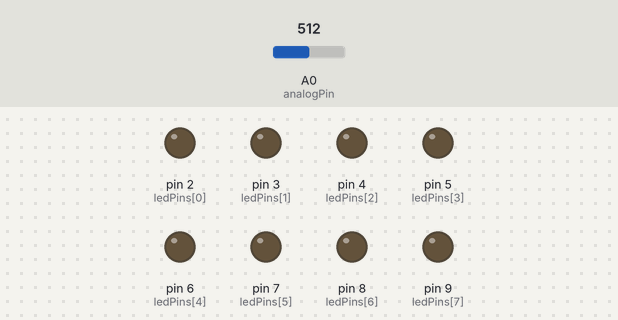
A sketch run on a simulated Arduino Uno, built with avr-gcc and run on an emulated ATmega328P. Shown: output pins drawn as LEDs (lit = HIGH). Inputs (shaded band) come from the test bench; at power-on: A0 (analogPin) = 512.

Above: at 2.2 s.
2.3 s: A0 (analogPin) set to 520
At 2.8 s:
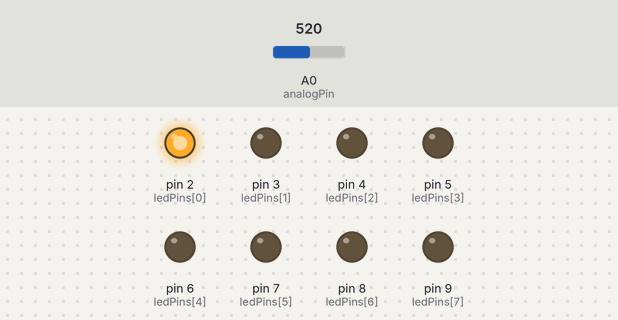
3.8 s: A0 (analogPin) set to 716
At 5.0 s:
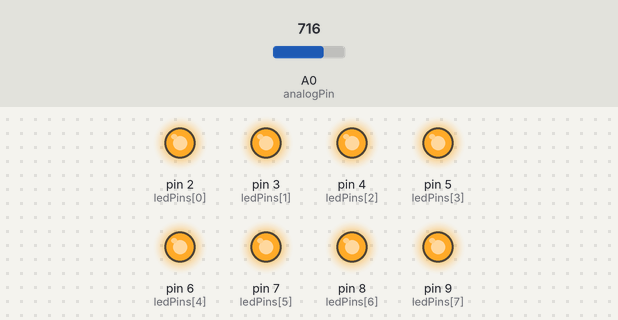
5.3 s: A0 (analogPin) set to 591
6.8 s: A0 (analogPin) set to 568
At 7.2 s:
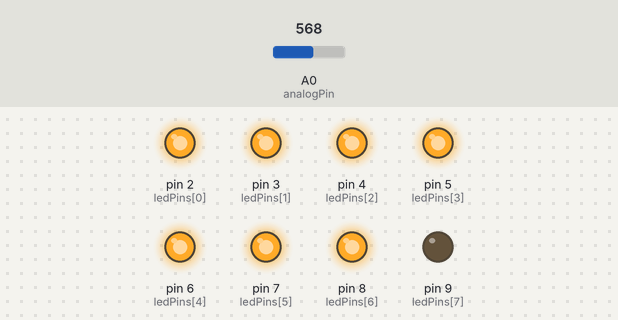
8.3 s: A0 (analogPin) set to 511
At 9.5 s:
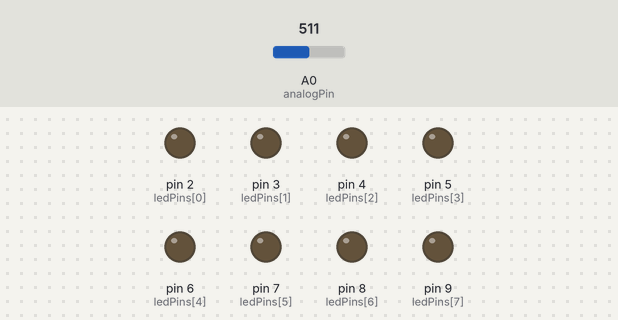
Timing chart, 0 to 10.8 s (numbered marks = the images above; inputs shaded):
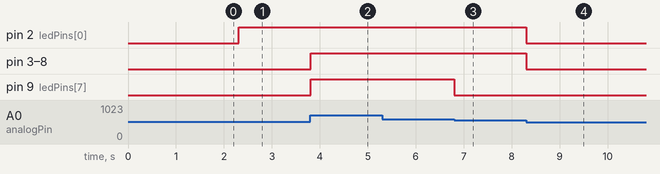

Measured:
- the behaviour switches between 519 and 520 on A0 (analogPin) (found by bisection; images 0 and 1)
- the behaviour switches between 576 and 575 on A0 (analogPin) (found by bisection; images 2 and 3)
- after the input at 2.3 s, pin 2 (ledPins[0]): LOW → HIGH at once
- after the input at 3.8 s, pin 3 (ledPins[1]), pin 4 (ledPins[2]), pin 5 (ledPins[3]), pin 6 (ledPins[4]), pin 7 (ledPins[5]), pin 8 (ledPins[6]), pin 9 (ledPins[7]): LOW → HIGH at once
- after the input at 5.3 s, every drawn part: stays the same
- after the input at 6.8 s, pin 9 (ledPins[7]): HIGH → LOW at once
- after the input at 8.3 s, pin 2 (ledPins[0]), pin 3 (ledPins[1]), pin 4 (ledPins[2]), pin 5 (ledPins[3]), pin 6 (ledPins[4]), pin 7 (ledPins[5]), pin 8 (ledPins[6]): HIGH → LOW at once

The sketch:

multiple_led_with_sound_signal.ino
```cpp
int analogPin = A0;
int ledPins[] = {2,3,4,5,6,7,8,9}; //an array of pin numbers that LEDs are connected to
int bias = 0;
int ledCount = 8;

void setup() {
  for(int i=0; i<=7; i++){
  pinMode(ledPins[i], OUTPUT);
  }
  delay(1000); //for the transients to die out.
  bias = analogRead(analogPin);

}

void loop() {
  int sample = analogRead(analogPin);
  if (sample>=bias){
    sample = sample - bias;
  }
  else{
    sample = bias - sample;
  }
  sample = sample * 16;
  //map the sample to a range of 0 - ledCount
  int ledLev = map(sample,0,1023,0,ledCount); //map the result to a range of 0 to the number of LEDs
  for(int thisLed = 0; thisLed < ledCount; thisLed++){
    if (thisLed < ledLev){
      digitalWrite(ledPins[thisLed], HIGH);
    }
    else {
      digitalWrite(ledPins[thisLed], LOW);
    }
  }
  delay(10);
}
```
